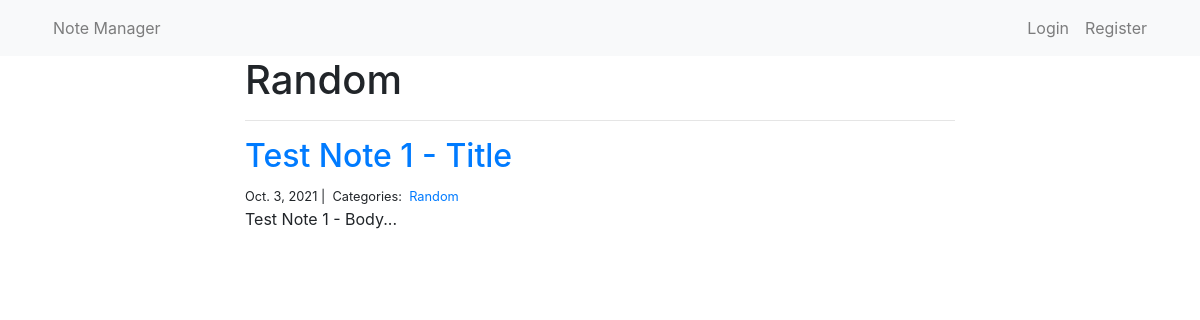
The page /note_manager/Random/ on the database as committed earlier.
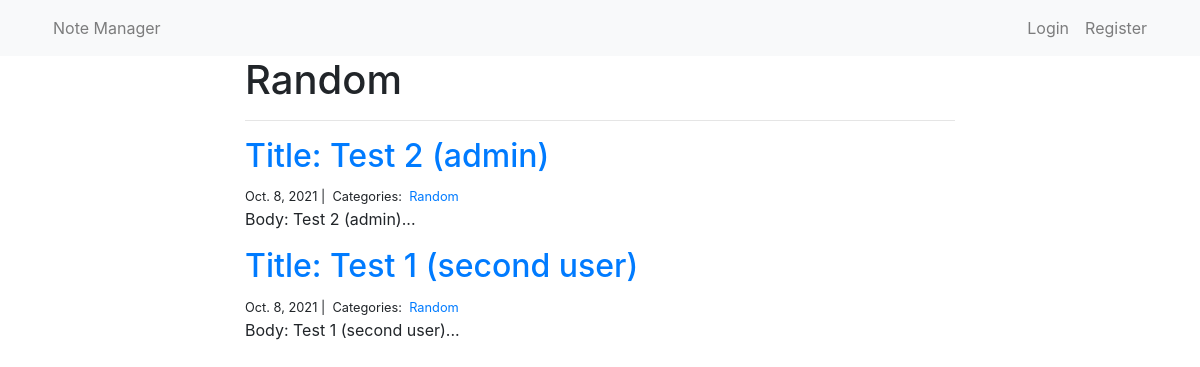
The same page on the database as committed later.
### note_manager/models.py (models this page shows, shortened)
class Note(models.Model):
    title = models.CharField(max_length=255)
    body = models.TextField()
    created_on = models.DateTimeField(auto_now_add=True) # auto_now_add assigns curr data/time to this field whenever instance is created
    last_modified = models.DateTimeField(auto_now=True) # auto_now assigns curr date/time to field whenever instance is SAVED (edits)
    categories = models.ManyToManyField('Category', related_name='notes') # link categories/notes (many-to-many) using djangos ManytoManyField type
    author = models.ForeignKey(User, on_delete=models.CASCADE)

class Category(models.Model):
    name = models.CharField(max_length=20)

### note_manager/views.py (the view)
# urls.py: path("<category>/", views.note_category, name="note_category"),
def note_category(request, category):
    notes = Note.objects.filter(
        categories__name__contains=category
    ).order_by(
        '-created_on'
    )
    context = {
        "category": category,
        "notes": notes
    }
    return render(request, "note_category.html", context)

### note_manager/templates/note_category.html
{% extends "base.html" %}
{% block page_content %}
<div class="col-md-8 offset-md-2">
    <h1>{{ category | title }}</h1>
    <hr>
    {% for note in notes %}
        <h2><a href="{% url 'note_detail' note.pk%}">{{ note.title }}</a></h2>
        <small>
            {{ note.created_on.date }} |&nbsp;
            Categories:&nbsp;
            {% for category in note.categories.all %}
            <a href="{% url 'note_category' category.name %}">
                {{ category.name }}
            </a>&nbsp;
            {% endfor %}
        </small>
        <p>{{ note.body | slice:":400" }}...</p>
    {% endfor %}
</div>
{% endblock %}

Rows that differ between the two databases and show on the page:
removed Note: title "Test Note 1 - Title", created_on "Oct. 3, 2021", body "Test Note 1 - Body", Category (name "Random")
added Note: title "Title: Test 2 (admin)", created_on "Oct. 8, 2021", body "Body: Test 2 (admin)", Category (name "Random")
added Note: title "Title: Test 1 (second user)", created_on "Oct. 8, 2021", body "Body: Test 1 (second user)", Category (name "Random")
